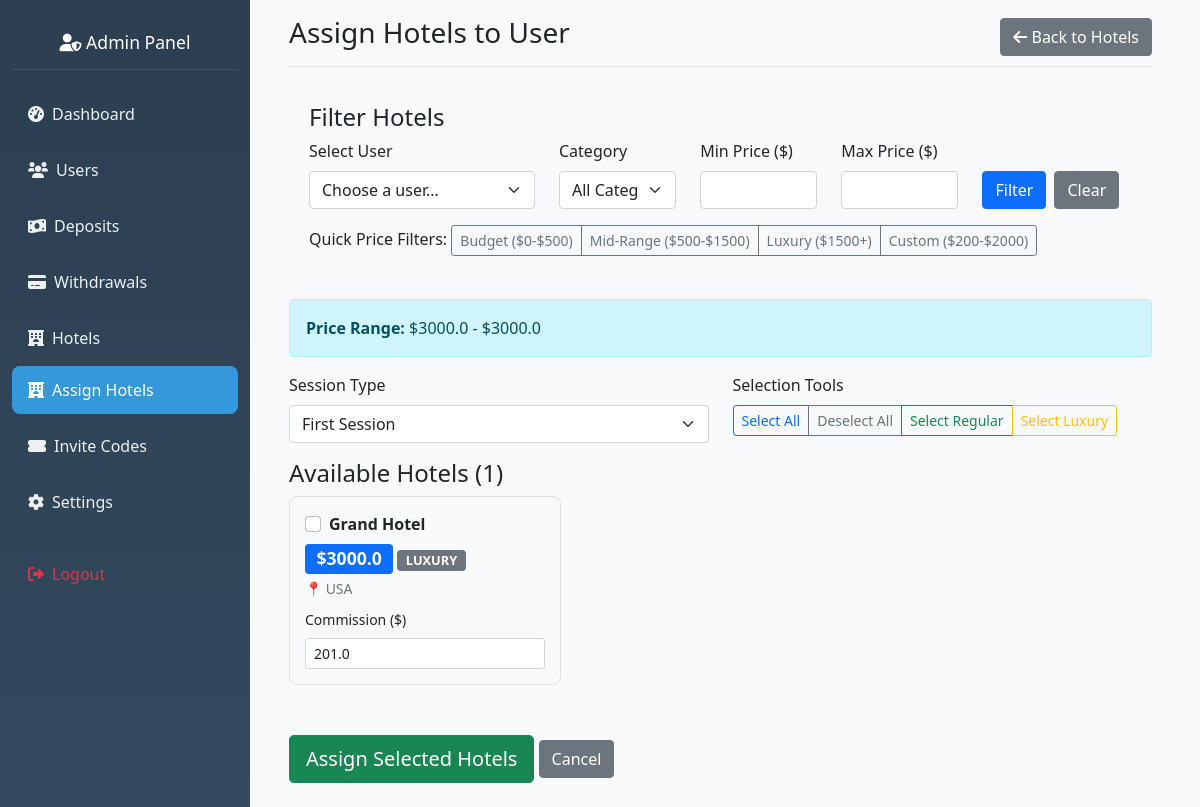
Before: /admin/assign-hotels?user_id=6 (signed in) with the older database file.
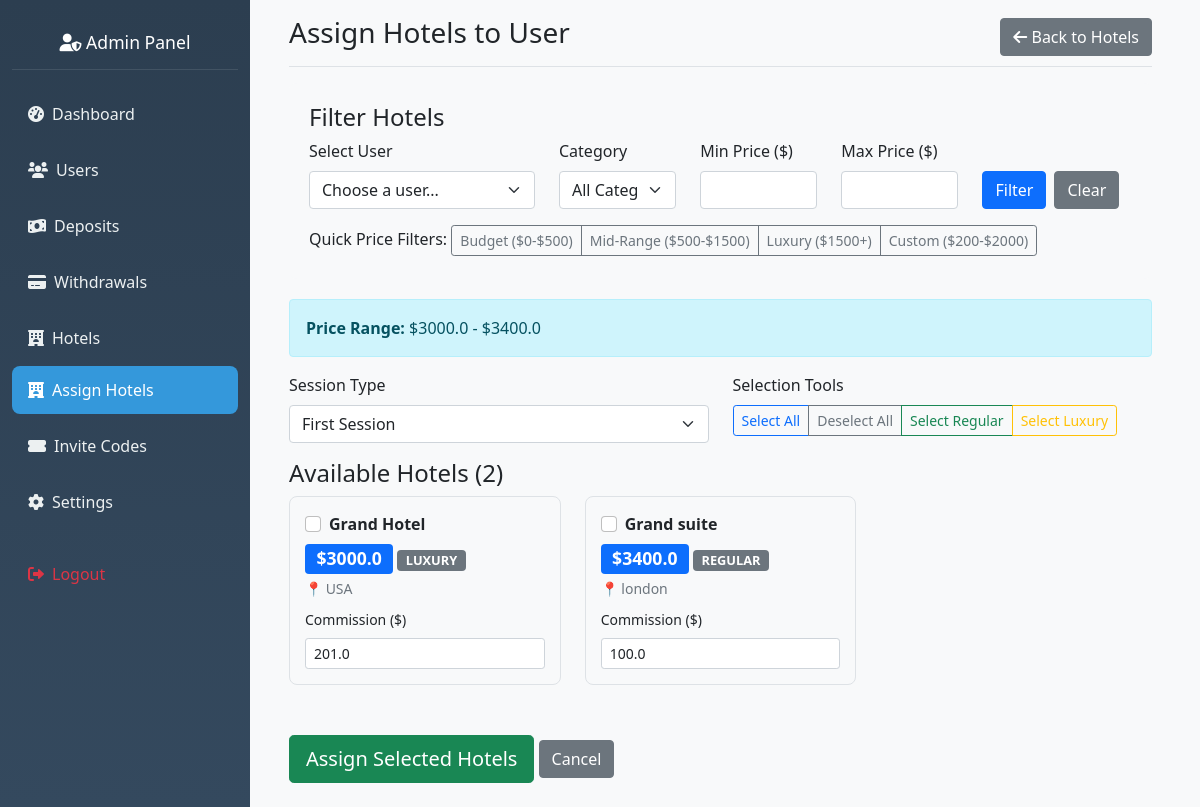
After: the same page with the newer database file.
### hotel_app/models.py (models this page shows, shortened)
class Hotel(db.Model):
    __tablename__ = 'hotel'
    id = db.Column(db.Integer, primary_key=True)
    name = db.Column(db.String(120), nullable=False)
    primary_picture = db.Column(db.String(200))
    price = db.Column(db.Float, nullable=False)
    commission_multiplier = db.Column(db.Float, default=1.0)
    days_available = db.Column(db.Integer, default=1)
    description = db.Column(db.Text)
    location = db.Column(db.String(200))
    rating = db.Column(db.Integer, default=5)
    created_at = db.Column(db.DateTime, default=datetime.utcnow)
    category = db.Column(db.String(50))
    is_active = db.Column(db.Boolean, default=True)
    reservations = db.relationship('Reservation', backref='hotel', lazy=True)
    user_assignments = db.relationship('UserHotelAssignment', backref='hotel', lazy=True)
    user_ratings = db.relationship('UserHotelRating', backref='hotel', lazy=True)

### hotel_app/routes.py (the view, shortened to what this page needs)
@app.route('/admin/assign-hotels', methods=['GET', 'POST'])
@admin_required
def assign_hotels_to_user():
    user_id = request.args.get('user_id')
    category_filter = request.args.get('category', '')
    min_price = request.args.get('min_price', type=float)
    max_price = request.args.get('max_price', type=float)
    users = User.query.filter_by(is_active=True).all()
    query = Hotel.query.filter_by(is_active=True)
    if category_filter:
        query = query.filter_by(category=category_filter)
    if min_price is not None:
        query = query.filter(Hotel.price >= min_price)
    if max_price is not None:
        query = query.filter(Hotel.price <= max_price)
    hotels = query.order_by(Hotel.category, Hotel.price, Hotel.name).all()
    selected_user = None
    if user_id:
        selected_user = User.query.get(user_id)
    price_stats = db.session.query(
        db.func.min(Hotel.price).label('min_price'),
        db.func.max(Hotel.price).label('max_price')
    ).filter_by(is_active=True).first()
    return render_template('admin_assign_hotels.html',
                         users=users,
                         hotels=hotels,
                         selected_user=selected_user,
                         category_filter=category_filter,
                         min_price=min_price,
                         max_price=max_price,
                         price_stats=price_stats)

### hotel_app/routes.py (called while the page is built)
def admin_required(f):
    @wraps(f)
    def wrapper(*args, **kwargs):
        admin_id = session.get('admin_id')
        if not admin_id:
            flash("Admin login required.", "danger")
            return redirect(url_for('admin_login'))
        admin = Admin.query.get(admin_id)
        if not admin or not admin.is_active:
            session.pop('admin_id', None)
            flash("Admin access denied.", "danger")
            return redirect(url_for('admin_login'))
        g.current_admin = admin
        return f(*args, **kwargs)
    return wrapper

@app.before_request
def check_admin_routes():
    if request.endpoint and request.endpoint.startswith('admin_') and request.endpoint != 'admin_login':
        if 'admin_id' not in session:
            return redirect(url_for('admin_login'))

### hotel_app/templates/admin_assign_hotels.html (shortened to what the changed rows need)
{% extends "admin_base.html" %}
{% block content %}
<body>
    <div class="container-fluid">
        <div class="row">
            <div class="col-md-12">
                <div
                    class="d-flex flex-wrap flex-md-nowrap justify-content-between align-items-center pb-2 mb-3 border-bottom">
                    <p class="h3">Assign Hotels to User</p>
                    <a href="{{ url_for('manage_hotels') }}" class="btn btn-secondary">
                    </a>
                </div>
                <div class="price-filter-section">
                    <h4>Filter Hotels</h4>
                    <form method="GET" id="filterForm">
                    </form>
                </div>
                {% if price_stats %}
                <div class="alert alert-info">
                    <strong>Price Range:</strong> ${{ price_stats.min_price }} - ${{ price_stats.max_price }}
                </div>
                {% endif %}
                {% if selected_user %}
                <form method="POST" id="assignmentForm">
                    <div class="row mb-3">
                        <div class="col-md-6">
                            <label for="session_type" class="form-label">Session Type</label>
                            <select name="session_type" id="session_type" class="form-select" required>
                                <option value="first">First Session</option>
                            </select>
                        </div>
                        <div class="col-md-6">
                            <label class="form-label">Selection Tools</label>
                            <div class="btn-group" role="group">
                                <button type="button" class="btn btn-outline-primary btn-sm" onclick="selectAll()">
                                    Select All
                                </button>
                                <button type="button" class="btn btn-outline-secondary btn-sm" onclick="deselectAll()">
                                    Deselect All
                                </button>
                                <button type="button" class="btn btn-outline-success btn-sm"
                                    onclick="selectByCategory('regular')">
                                    Select Regular
                                </button>
                                <button type="button" class="btn btn-outline-warning btn-sm"
                                    onclick="selectByCategory('luxury')">
                                    Select Luxury
                                </button>
                            </div>
                        </div>
                    </div>
                    <div class="row">
                        <div class="col-md-12">
                            <h4>Available Hotels ({{ hotels|length }})</h4>
                            {% if hotels %}
                            <div class="row">
                                {% for hotel in hotels %}
                                <div class="col-md-6 col-lg-4 mb-3">
                                    <div class="hotel-card" data-category="{{ hotel.category }}"
                                        data-price="{{ hotel.price }}">
                                        <div class="form-check">
                                            <input class="form-check-input hotel-checkbox" type="checkbox"
                                                name="hotel_ids" value="{{ hotel.id }}" id="hotel_{{ hotel.id }}">
                                            <label class="form-check-label" for="hotel_{{ hotel.id }}">
                                                <strong>{{ hotel.name }}</strong>
                                            </label>
                                        </div>
                                        <div class="mt-2">
                                            <span class="badge bg-primary price-badge">${{ hotel.price }}</span>
                                            <span class="badge bg-secondary category-badge">{{ hotel.category }}</span>
                                        </div>
                                        {% if hotel.location %}
                                        <div class="text-muted small mt-1">
                                            📍 {{ hotel.location }}
                                        </div>
                                        {% endif %}
                                        <div class="mt-2">
                                            <label for="commission_{{ hotel.id }}" class="form-label small">Commission
                                                ($)</label>
                                            <input type="number" class="form-control form-control-sm"
                                                name="commission_{{ hotel.id }}" id="commission_{{ hotel.id }}"
                                                value="{{ hotel.commission_multiplier * 10 }}" step="0.01" min="0">
                                        </div>
                                    </div>
                                </div>
                                {% endfor %}
                            </div>
                            <div class="mt-4">
                                <button type="submit" class="btn btn-success btn-lg">
                                    Assign Selected Hotels
                                </button>
                                <a href="{{ url_for('manage_hotels') }}" class="btn btn-secondary">
                                    Cancel
                                </a>
                            </div>
                            {% else %}
                            <div class="alert alert-warning">
                                No hotels found matching your criteria. Try adjusting your filters.
                            </div>
                            {% endif %}
                        </div>
                    </div>
                </form>
                {% else %}
                <div class="alert alert-info">
                    Please select a user first to assign hotels.
                </div>
                {% endif %}
            </div>
        </div>
    </div>
    {% endblock %}

Changed rows visible on the page:
added Hotel: name "Grand suite", price "3400.0", category "REGULAR", location "london", commission_multiplier "100.0"
Other visible differences:
{{ price_stats.max_price }}: "3000.0" → "3400.0"
{{ hotels|length }}: "1" → "2"
